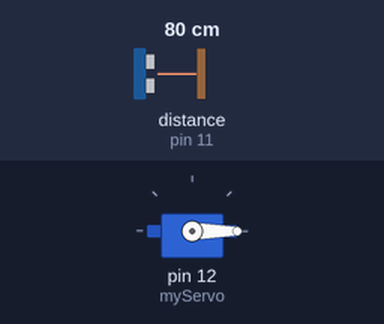
This sketch was run on a simulated Arduino Uno, built with avr-gcc and run on an emulated ATmega328P. Shown: servo. Wiring (inferred from the names in the program): ultrasonic range finder: trigger pin 10; echo pin 11. The inputs (shaded band) are chosen by the test bench; at power-on: distance to the obstacle (sensor on pin 11) 80 cm. The echo pulse lasts 58.3 µs per cm; what the sketch prints to the serial monitor is not drawn.

Above: at 0.01 s.
1.3 s: distance to the obstacle (sensor on pin 11) set to 2 cm
At 1.9 s:
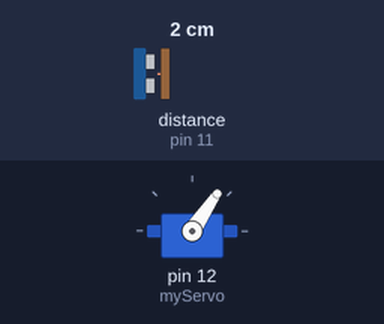
4.3 s: distance to the obstacle (sensor on pin 11) set to 299 cm
At 4.46 s:
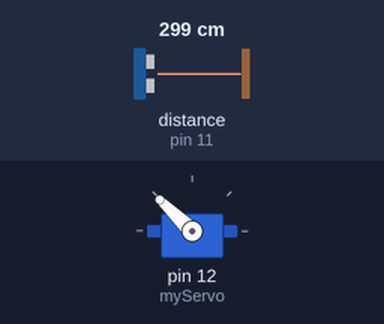
Timing chart, 0 to 13.3 s (numbered marks = the images above; inputs shaded):
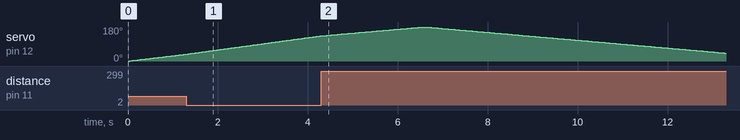

Measured:
- by itself, servo on pin 12 (myServo): rises from 133° to 180° in 2.2 s, then falls to 42° in 6.7 s

The sketch:

proje-kodu33.ino
```cpp
#include <Servo.h>. //Servo kütüphanesini içerir
// Ultrasonik Sensörün Trig ve Echo pinlerini tanımlar
const int trigPin = 10;//Program boyunca sabit olması istenen tamsayı const(sabit) int=... olarak atanır
const int echoPin = 11;
// Süre ve mesafe için değişkenler
long duration;// (long :4 byte yani 32 bit işaretli tam sayı türünden verileri tutabilir) duration:süre
int distance;// tamsayı tipinde mesafe büyüklğü
Servo myServo; // (...Servo motoru kontrol etmek için bir servo nesnesi oluşturur...)
void setup() { // void= fonksiyon geriye değer döndürmez
  //setup()=arduino'daki .ino uzantılı kod parçasının kod IDE başlatıldığında ilk çalışan kısmı
  //(çalışma ortamını hazırlar)
  pinMode(trigPin, OUTPUT); // trig pinini çıkış pini olarak atar
  pinMode(echoPin, INPUT); // echo pinini giriş pini olarak ayarlar
  Serial.begin(9600);// (seri port ile)seri iletişim başlatmak için void setup() fonksiyonunun içine yazılır
  // içerde yazan 9600 saniye başına gönderilen ve alınan bit (0 veya 1)
  myServo.attach(12); // (Servo motorun hangi pime bağlı olduğunu tanımlar)
}
void loop() {// loop = setup dan sonra çalışır sonsuz döngü işlevi görür
  // rotates the servo motor from 0 to 180 degrees
  for(int i=0;i<=180;i++){ //servo motoru 0 ila 180 derece arasında döndürür
  myServo.write(i);//write(açıdegeri) motor açı değeri ayarlar
  delay(30);// belilenen süre kadar bekler delay(1000)= 1sn ,
  distance = calculateDistance();// Her derece için Ultrasonik sensör tarafından ölçülen mesafeyi hesaplamak için bir fonksiyon çağırır

  Serial.print(i); // Geçerli dereceyi(yani i) seri bağlantı(seri port ekranına) noktasına gönderir
  Serial.print(","); // İndeksleme için Proccesing'de daha sonra ihtiyaç duyulan önceki değerin hemen yanına ek karakter gönderir
  Serial.print(distance); // Mesafe değerini Seri Port'a gönderir
  Serial.print("."); // İndeksleme için Proccesing'de daha sonra ihtiyaç duyulan önceki değerin hemen yanına ek karakter gönderir
  }
  // Önceki satırları 180 ila 0 derece arasında tekrarlar
  for(int i=180;i>0;i--){
  myServo.write(i);
  delay(30);
  distance = calculateDistance();
  Serial.print(i);
  Serial.print(",");
  Serial.print(distance);
  Serial.print(".");
  }
}
// Ultrasonik sensör tarafından ölçülen mesafeyi hesaplama işlevi
int calculateDistance(){ //distance(mesafe) = calculateDistance() denmişti

 digitalWrite(trigPin, LOW);
  delayMicroseconds(2);// TrigPin'i 2 mikro saniye için DÜŞÜK duruma ayarlar

  digitalWrite(trigPin, HIGH);
  delayMicroseconds(10);//TrigPin'i 10 mikro saniye için YÜKSEK duruma ayarlar

  digitalWrite(trigPin, LOW);// TrigPin'i düşük duruma ayarlanır
  duration = pulseIn(echoPin, HIGH); // Gönderilen ses dalgasının geri dönmesindeki süre ölçülüyor
  distance= duration*0.034/2;//Ölçütüğümüz süre uzaklığa çevriliyor
  return distance;// Mesafe döndürülür
}
```
